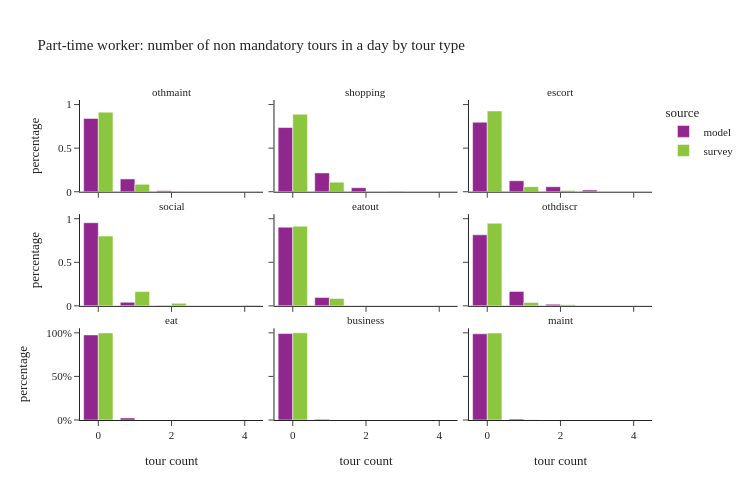

Write notebook code for a chart like this one.
### Code cell
plot_num_nonmand_tourtype(per_data[per_data['ptype']==2], "Part-time worker: number of non mandatory tours in a day by tour type")

### Figure 1 — Plotly figure (JSON) as saved in the notebook; plotly's stock layout.template omitted (floating-point values rounded to 4 significant figures)
{"data": [{"alignmentgroup": "True", "customdata": [[248932], [43481], [3606], [57], [4]], "hovertemplate": "source=model<br>tour type=othmaint<br>tour count=%{x}<br>percentage=%{y}<br>sample_size=%{customdata[0]}<extra></extra>", "legendgroup": "model", "marker": {"color": "#91268F", "pattern": {"shape": ""}}, "name": "model", "offsetgroup": "model", "orientation": "v", "showlegend": true, "textposition": "auto", "type": "bar", "x": [0.0, 1.0, 2.0, 3.0, 4.0], "xaxis": "x7", "y": [0.8408, 0.1469, 0.01218, 0.0001925, 1.351e-05], "yaxis": "y7"}, {"alignmentgroup": "True", "customdata": [[218081], [63936], [13608], [455]], "hovertemplate": "source=model<br>tour type=shopping<br>tour count=%{x}<br>percentage=%{y}<br>sample_size=%{customdata[0]}<extra></extra>", "legendgroup": "model", "marker": {"color": "#91268F", "pattern": {"shape": ""}}, "name": "model", "offsetgroup": "model", "orientation": "v", "showlegend": false, "textposition": "auto", "type": "bar", "x": [0.0, 1.0, 2.0, 3.0], "xaxis": "x8", "y": [0.7366, 0.2159, 0.04596, 0.001537], "yaxis": "y8"}, {"alignmentgroup": "True", "customdata": [[236076], [37360], [17056], [5588]], "hovertemplate": "source=model<br>tour type=escort<br>tour count=%{x}<br>percentage=%{y}<br>sample_size=%{customdata[0]}<extra></extra>", "legendgroup": "model", "marker": {"color": "#91268F", "pattern": {"shape": ""}}, "name": "model", "offsetgroup": "model", "orientation": "v", "showlegend": false, "textposition": "auto", "type": "bar", "x": [0.0, 1.0, 2.0, 3.0], "xaxis": "x9", "y": [0.7973, 0.1262, 0.05761, 0.01887], "yaxis": "y9"}, {"alignmentgroup": "True", "customdata": [[282392], [12049], [1547], [92]], "hovertemplate": "source=model<br>tour type=social<br>tour count=%{x}<br>percentage=%{y}<br>sample_size=%{customdata[0]}<extra></extra>", "legendgroup": "model", "marker": {"color": "#91268F", "pattern": {"shape": ""}}, "name": "model", "offsetgroup": "model", "orientation": "v", "showlegend": false, "textposition": "auto", "type": "bar", "x": [0.0, 1.0, 2.0, 3.0], "xaxis": "x4", "y": [0.9538, 0.0407, 0.005225, 0.0003107], "yaxis": "y4"}, {"alignmentgroup": "True", "customdata": [[267186], [28317], [575], [2]], "hovertemplate": "source=model<br>tour type=eatout<br>tour count=%{x}<br>percentage=%{y}<br>sample_size=%{customdata[0]}<extra></extra>", "legendgroup": "model", "marker": {"color": "#91268F", "pattern": {"shape": ""}}, "name": "model", "offsetgroup": "model", "orientation": "v", "showlegend": false, "textposition": "auto", "type": "bar", "x": [0.0, 1.0, 2.0, 3.0], "xaxis": "x5", "y": [0.9024, 0.09564, 0.001942, 6.755e-06], "yaxis": "y5"}, {"alignmentgroup": "True", "customdata": [[241340], [49191], [5487], [62]], "hovertemplate": "source=model<br>tour type=othdiscr<br>tour count=%{x}<br>percentage=%{y}<br>sample_size=%{customdata[0]}<extra></extra>", "legendgroup": "model", "marker": {"color": "#91268F", "pattern": {"shape": ""}}, "name": "model", "offsetgroup": "model", "orientation": "v", "showlegend": false, "textposition": "auto", "type": "bar", "x": [0.0, 1.0, 2.0, 3.0], "xaxis": "x6", "y": [0.8151, 0.1661, 0.01853, 0.0002094], "yaxis": "y6"}, {"alignmentgroup": "True", "customdata": [[288959], [7121]], "hovertemplate": "source=model<br>tour type=eat<br>tour count=%{x}<br>percentage=%{y}<br>sample_size=%{customdata[0]}<extra></extra>", "legendgroup": "model", "marker": {"color": "#91268F", "pattern": {"shape": ""}}, "name": "model", "offsetgroup": "model", "orientation": "v", "showlegend": false, "textposition": "auto", "type": "bar", "x": [0.0, 1.0], "xaxis": "x", "y": [0.9759, 0.02405], "yaxis": "y"}, {"alignmentgroup": "True", "customdata": [[293574], [2346], [160]], "hovertemplate": "source=model<br>tour type=business<br>tour count=%{x}<br>percentage=%{y}<br>sample_size=%{customdata[0]}<extra></extra>", "legendgroup": "model", "marker": {"color": "#91268F", "pattern": {"shape": ""}}, "name": "model", "offsetgroup": "model", "orientation": "v", "showlegend": false, "textposition": "auto", "type": "bar", "x": [0.0, 1.0, 2.0], "xaxis": "x2", "y": [0.9915, 0.007924, 0.0005404], "yaxis": "y2"}, {"alignmentgroup": "True", "customdata": [[292807], [3273]], "hovertemplate": "source=model<br>tour type=maint<br>tour count=%{x}<br>percentage=%{y}<br>sample_size=%{customdata[0]}<extra></extra>", "legendgroup": "model", "marker": {"color": "#91268F", "pattern": {"shape": ""}}, "name": "model", "offsetgroup": "model", "orientation": "v", "showlegend": false, "textposition": "auto", "type": "bar", "x": [0.0, 1.0], "xaxis": "x3", "y": [0.9889, 0.01105], "yaxis": "y3"}, {"alignmentgroup": "True", "customdata": [[797], [80], [5]], "hovertemplate": "source=survey<br>tour type=othmaint<br>tour count=%{x}<br>percentage=%{y}<br>sample_size=%{customdata[0]}<extra></extra>", "legendgroup": "survey", "marker": {"color": "#8CC63E", "pattern": {"shape": ""}}, "name": "survey", "offsetgroup": "survey", "orientation": "v", "showlegend": true, "textposition": "auto", "type": "bar", "x": [0.0, 1.0, 2.0], "xaxis": "x7", "y": [0.9128, 0.08486, 0.00232], "yaxis": "y7"}, {"alignmentgroup": "True", "customdata": [[757], [121], [4]], "hovertemplate": "source=survey<br>tour type=shopping<br>tour count=%{x}<br>percentage=%{y}<br>sample_size=%{customdata[0]}<extra></extra>", "legendgroup": "survey", "marker": {"color": "#8CC63E", "pattern": {"shape": ""}}, "name": "survey", "offsetgroup": "survey", "orientation": "v", "showlegend": false, "textposition": "auto", "type": "bar", "x": [0.0, 1.0, 2.0], "xaxis": "x8", "y": [0.8897, 0.1099, 0.0003725], "yaxis": "y8"}, {"alignmentgroup": "True", "customdata": [[808], [56], [15], [2], [1]], "hovertemplate": "source=survey<br>tour type=escort<br>tour count=%{x}<br>percentage=%{y}<br>sample_size=%{customdata[0]}<extra></extra>", "legendgroup": "survey", "marker": {"color": "#8CC63E", "pattern": {"shape": ""}}, "name": "survey", "offsetgroup": "survey", "orientation": "v", "showlegend": false, "textposition": "auto", "type": "bar", "x": [0.0, 1.0, 2.0, 3.0, 4.0], "xaxis": "x9", "y": [0.9259, 0.05801, 0.0152, 0.00062, 0.0002599], "yaxis": "y9"}, {"alignmentgroup": "True", "customdata": [[691], [155], [27], [7], [2]], "hovertemplate": "source=survey<br>tour type=social<br>tour count=%{x}<br>percentage=%{y}<br>sample_size=%{customdata[0]}<extra></extra>", "legendgroup": "survey", "marker": {"color": "#8CC63E", "pattern": {"shape": ""}}, "name": "survey", "offsetgroup": "survey", "orientation": "v", "showlegend": false, "textposition": "auto", "type": "bar", "x": [0.0, 1.0, 2.0, 3.0, 4.0], "xaxis": "x4", "y": [0.8004, 0.1639, 0.02873, 0.0004777, 0.00648], "yaxis": "y4"}, {"alignmentgroup": "True", "customdata": [[822], [54], [6]], "hovertemplate": "source=survey<br>tour type=eatout<br>tour count=%{x}<br>percentage=%{y}<br>sample_size=%{customdata[0]}<extra></extra>", "legendgroup": "survey", "marker": {"color": "#8CC63E", "pattern": {"shape": ""}}, "name": "survey", "offsetgroup": "survey", "orientation": "v", "showlegend": false, "textposition": "auto", "type": "bar", "x": [0.0, 1.0, 2.0], "xaxis": "x5", "y": [0.9133, 0.08492, 0.001734], "yaxis": "y5"}, {"alignmentgroup": "True", "customdata": [[864], [14], [3], [1]], "hovertemplate": "source=survey<br>tour type=othdiscr<br>tour count=%{x}<br>percentage=%{y}<br>sample_size=%{customdata[0]}<extra></extra>", "legendgroup": "survey", "marker": {"color": "#8CC63E", "pattern": {"shape": ""}}, "name": "survey", "offsetgroup": "survey", "orientation": "v", "showlegend": false, "textposition": "auto", "type": "bar", "x": [0.0, 1.0, 2.0, 3.0], "xaxis": "x6", "y": [0.9477, 0.03861, 0.01228, 0.001369], "yaxis": "y6"}, {"alignmentgroup": "True", "customdata": [[880], [2]], "hovertemplate": "source=survey<br>tour type=eat<br>tour count=%{x}<br>percentage=%{y}<br>sample_size=%{customdata[0]}<extra></extra>", "legendgroup": "survey", "marker": {"color": "#8CC63E", "pattern": {"shape": ""}}, "name": "survey", "offsetgroup": "survey", "orientation": "v", "showlegend": false, "textposition": "auto", "type": "bar", "x": [0.0, 1.0], "xaxis": "x", "y": [0.999, 0.0009683], "yaxis": "y"}, {"alignmentgroup": "True", "customdata": [[879], [3]], "hovertemplate": "source=survey<br>tour type=business<br>tour count=%{x}<br>percentage=%{y}<br>sample_size=%{customdata[0]}<extra></extra>", "legendgroup": "survey", "marker": {"color": "#8CC63E", "pattern": {"shape": ""}}, "name": "survey", "offsetgroup": "survey", "orientation": "v", "showlegend": false, "textposition": "auto", "type": "bar", "x": [0.0, 1.0], "xaxis": "x2", "y": [0.9998, 0.0001782], "yaxis": "y2"}, {"alignmentgroup": "True", "customdata": [[873], [9]], "hovertemplate": "source=survey<br>tour type=maint<br>tour count=%{x}<br>percentage=%{y}<br>sample_size=%{customdata[0]}<extra></extra>", "legendgroup": "survey", "marker": {"color": "#8CC63E", "pattern": {"shape": ""}}, "name": "survey", "offsetgroup": "survey", "orientation": "v", "showlegend": false, "textposition": "auto", "type": "bar", "x": [0.0, 1.0], "xaxis": "x3", "y": [0.9984, 0.001575], "yaxis": "y3"}], "layout": {"annotations": [{"font": {}, "showarrow": false, "text": "eat", "x": 0.16, "xanchor": "center", "xref": "paper", "y": 0.2867, "yanchor": "bottom", "yref": "paper"}, {"font": {}, "showarrow": false, "text": "business", "x": 0.5, "xanchor": "center", "xref": "paper", "y": 0.2867, "yanchor": "bottom", "yref": "paper"}, {"font": {}, "showarrow": false, "text": "maint", "x": 0.84, "xanchor": "center", "xref": "paper", "y": 0.2867, "yanchor": "bottom", "yref": "paper"}, {"font": {}, "showarrow": false, "text": "social", "x": 0.16, "xanchor": "center", "xref": "paper", "y": 0.6433, "yanchor": "bottom", "yref": "paper"}, {"font": {}, "showarrow": false, "text": "eatout", "x": 0.5, "xanchor": "center", "xref": "paper", "y": 0.6433, "yanchor": "bottom", "yref": "paper"}, {"font": {}, "showarrow": false, "text": "othdiscr", "x": 0.84, "xanchor": "center", "xref": "paper", "y": 0.6433, "yanchor": "bottom", "yref": "paper"}, {"font": {}, "showarrow": false, "text": "othmaint", "x": 0.16, "xanchor": "center", "xref": "paper", "y": 1.0, "yanchor": "bottom", "yref": "paper"}, {"font": {}, "showarrow": false, "text": "shopping", "x": 0.5, "xanchor": "center", "xref": "paper", "y": 1.0, "yanchor": "bottom", "yref": "paper"}, {"font": {}, "showarrow": false, "text": "escort", "x": 0.84, "xanchor": "center", "xref": "paper", "y": 1.0, "yanchor": "bottom", "yref": "paper"}], "barmode": "group", "height": 500, "legend": {"title": {"text": "source"}, "tracegroupgap": 0}, "title": {"text": "Part-time worker: number of non mandatory tours in a day by tour type"}, "width": 750, "xaxis": {"anchor": "y", "domain": [0.0, 0.32], "title": {"text": "tour count"}}, "xaxis2": {"anchor": "y2", "domain": [0.34, 0.66], "matches": "x", "title": {"text": "tour count"}}, "xaxis3": {"anchor": "y3", "domain": [0.68, 1.0], "matches": "x", "title": {"text": "tour count"}}, "xaxis4": {"anchor": "y4", "domain": [0.0, 0.32], "matches": "x", "showticklabels": false}, "xaxis5": {"anchor": "y5", "domain": [0.34, 0.66], "matches": "x", "showticklabels": false}, "xaxis6": {"anchor": "y6", "domain": [0.68, 1.0], "matches": "x", "showticklabels": false}, "xaxis7": {"anchor": "y7", "domain": [0.0, 0.32], "matches": "x", "showticklabels": false}, "xaxis8": {"anchor": "y8", "domain": [0.34, 0.66], "matches": "x", "showticklabels": false}, "xaxis9": {"anchor": "y9", "domain": [0.68, 1.0], "matches": "x", "showticklabels": false}, "yaxis": {"anchor": "x", "domain": [0.0, 0.2867], "tickformat": ".0%", "title": {"text": "percentage"}}, "yaxis2": {"anchor": "x2", "domain": [0.0, 0.2867], "matches": "y", "showticklabels": false, "tickformat": ".0%"}, "yaxis3": {"anchor": "x3", "domain": [0.0, 0.2867], "matches": "y", "showticklabels": false}, "yaxis4": {"anchor": "x4", "domain": [0.3567, 0.6433], "matches": "y", "title": {"text": "percentage"}}, "yaxis5": {"anchor": "x5", "domain": [0.3567, 0.6433], "matches": "y", "showticklabels": false}, "yaxis6": {"anchor": "x6", "domain": [0.3567, 0.6433], "matches": "y", "showticklabels": false}, "yaxis7": {"anchor": "x7", "domain": [0.7133, 1.0], "matches": "y", "title": {"text": "percentage"}}, "yaxis8": {"anchor": "x8", "domain": [0.7133, 1.0], "matches": "y", "showticklabels": false}, "yaxis9": {"anchor": "x9", "domain": [0.7133, 1.0], "matches": "y", "showticklabels": false}}}
